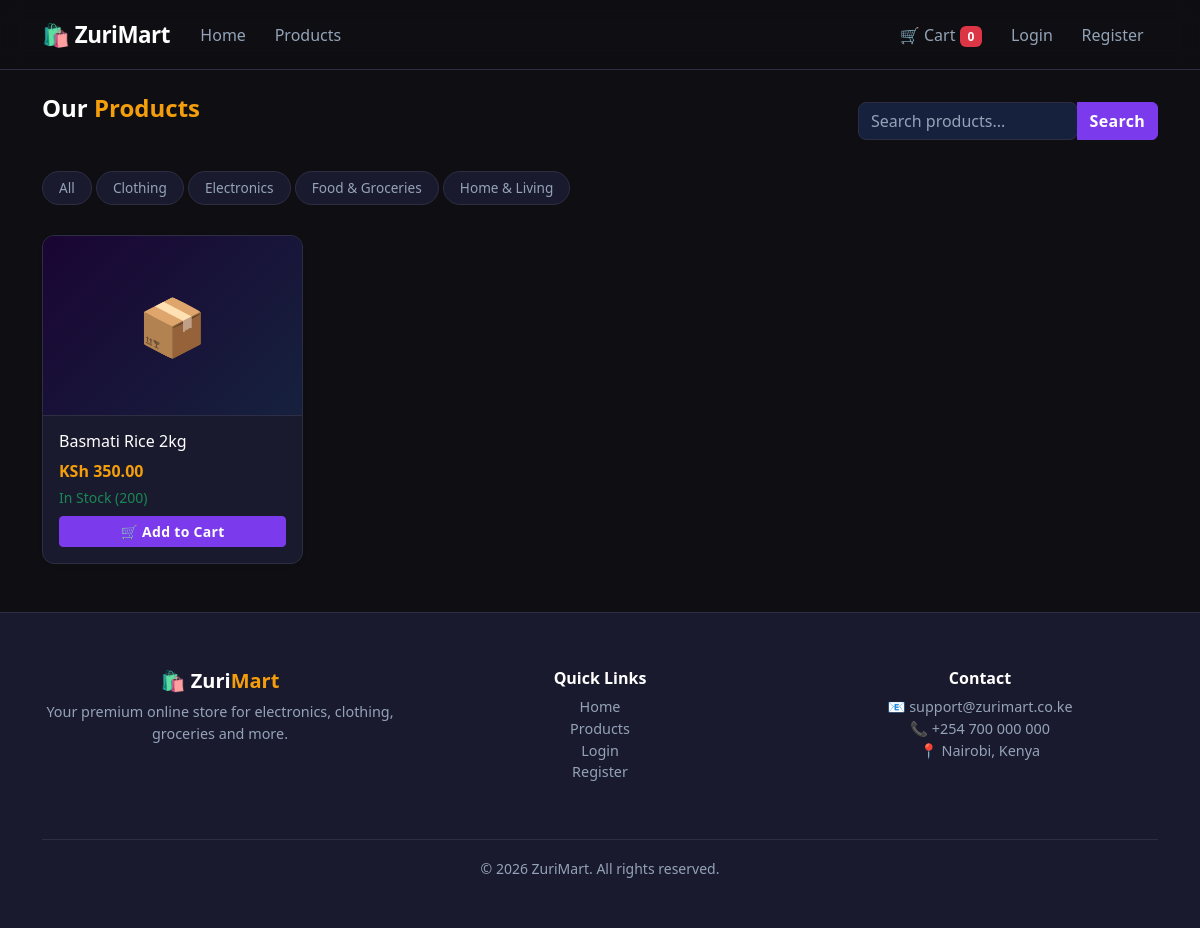
/Week5/pages/products.php?category=3, run on the app's committed database.
### tables this page shows
CREATE TABLE `categories` (
  `id` int(11) NOT NULL AUTO_INCREMENT,
  `name` varchar(100) NOT NULL,
  `description` text DEFAULT NULL,
  `created_at` timestamp NOT NULL DEFAULT current_timestamp(),
  PRIMARY KEY (`id`)
);

CREATE TABLE `products` (
  `id` int(11) NOT NULL AUTO_INCREMENT,
  `category_id` int(11) NOT NULL,
  `name` varchar(150) NOT NULL,
  `description` text DEFAULT NULL,
  `price` decimal(10,2) NOT NULL,
  `stock` int(11) DEFAULT 0,
  `image` varchar(255) DEFAULT NULL,
  `created_at` timestamp NOT NULL DEFAULT current_timestamp(),
  PRIMARY KEY (`id`),
  KEY `category_id` (`category_id`),
  CONSTRAINT `products_ibfk_1` FOREIGN KEY (`category_id`) REFERENCES `categories` (`id`)
);

### Week5/pages/products.php (the view, shortened to what this page needs)
<?php
require_once '../includes/header.php';
require_once '../includes/navbar.php';
$categoryId = isset($_GET['category']) ? (int)$_GET['category'] : 0;
$catResult = mysqli_query($conn, "SELECT * FROM categories ORDER BY name ASC");
if ($categoryId > 0) {
    $stmt = mysqli_prepare($conn,
        "SELECT * FROM products WHERE category_id = ? ORDER BY created_at DESC"
    );
    mysqli_stmt_bind_param($stmt, "i", $categoryId);
    mysqli_stmt_execute($stmt);
    $products = mysqli_stmt_get_result($stmt);
} else {
    $products = mysqli_query($conn,
        "SELECT * FROM products ORDER BY created_at DESC"
    );
}
?>
<div class="container mt-4">
  <div class="d-flex justify-content-between align-items-center mb-4">
    <h4 class="section-title">Our <span>Products</span></h4>
    <div class="input-group" style="width: 300px;">
      <input type="text" class="form-control" id="searchInput"
             placeholder="Search products...">
      <button class="btn btn-primary" onclick="searchProducts()">Search</button>
    </div>
  </div>
  <div class="mb-4">
    <a href="products.php"
       class="filter-btn <?= $categoryId === 0 ? 'active' : '' ?>">
      All
    </a>
    <?php while ($cat = mysqli_fetch_assoc($catResult)): ?>
      <a href="products.php?category=<?= $cat['id'] ?>"
         class="filter-btn <?= $categoryId === $cat['id'] ? 'active' : '' ?>">
        <?= htmlspecialchars($cat['name']) ?>
      </a>
    <?php endwhile; ?>
  </div>
  <div class="row g-4" id="productGrid">
    <?php
    $count = mysqli_num_rows($products);
    if ($count === 0): ?>
      <div class="col-12">
        <div class="alert alert-info">No products found in this category.</div>
      </div>
    <?php else: ?>
      <?php while ($product = mysqli_fetch_assoc($products)): ?>
        <div class="col-6 col-md-3 product-item">
          <div class="card h-100 shadow-sm product-card">
            <?php if (!empty($product['image']) && file_exists('../uploads/' . $product['image'])): ?>
              <img src="../uploads/<?= htmlspecialchars($product['image']) ?>"
                   class="card-img-top"
                   alt="<?= htmlspecialchars($product['name']) ?>">
            <?php else: ?>
              <div class="product-img-placeholder">📦</div>
            <?php endif; ?>
            <div class="card-body d-flex flex-column">
              <h6 class="card-title"><?= htmlspecialchars($product['name']) ?></h6>
              <p class="product-price mb-1">
                KSh <?= number_format($product['price'], 2) ?>
              </p>
              <?php if ($product['stock'] > 0): ?>
                <small class="text-success mb-2">In Stock (<?= $product['stock'] ?>)</small>
              <?php else: ?>
                <small class="text-danger mb-2">Out of Stock</small>
              <?php endif; ?>
              <button class="btn btn-primary btn-sm w-100 mt-auto"
                      <?= $product['stock'] === 0 ? 'disabled' : '' ?>>
                🛒 Add to Cart
              </button>
            </div>
          </div>
        </div>
      <?php endwhile; ?>
    <?php endif; ?>
  </div>
</div>
<?php require_once '../includes/footer.php'; ?>

### Week2/assets/css/style.css (style rules this page uses)
:root { --primary: #7c3aed; --primary-dark:#5b21b6; --accent: #f59e0b; --bg-dark: #0f0f13; --bg-card: #1a1a2e; --bg-surface: #16213e; --text-primary:#ffffff; --text-muted: #94a3b8; --border: #2d2d44; }
body { background-color: var(--bg-dark); color: var(--text-primary); font-family: 'Segoe UI', system-ui, sans-serif; }
.btn-primary { background: var(--primary) !important; border-color: var(--primary) !important; font-weight: 600; letter-spacing: 0.3px; }
.section-title { font-size: 1.5rem; font-weight: 700; color: var(--text-primary); margin-bottom: 1.5rem; }
.section-title span { color: var(--accent); }
.card { background: var(--bg-card) !important; border: 1px solid var(--border) !important; color: var(--text-primary) !important; border-radius: 12px !important; }
.product-card { transition: transform 0.25s ease, box-shadow 0.25s ease; overflow: hidden; }
.product-img-placeholder { height: 180px; background: linear-gradient(135deg, #1a0533, #16213e); display: flex; align-items: center; justify-content: center; font-size: 3.5rem; border-bottom: 1px solid var(--border); }
.product-price { color: var(--accent) !important; font-weight: 700; font-size: 1rem; }
.filter-btn { border: 1px solid var(--border); background: var(--bg-card); color: var(--text-muted); border-radius: 20px; padding: 0.35rem 1rem; font-size: 0.85rem; transition: all 0.2s; text-decoration: none; display: inline-block; margin-bottom: 0.4rem; }
.form-control { background: var(--bg-surface) !important; border: 1px solid var(--border) !important; color: var(--text-primary) !important; border-radius: 8px !important; }
.form-control::placeholder { color: var(--text-muted) !important; }

### data on the page
categories: name "Clothing"
categories: name "Electronics"
categories: name "Food & Groceries"
categories: name "Home & Living"
products: name "Basmati Rice 2kg", price "350.00", stock "200"
